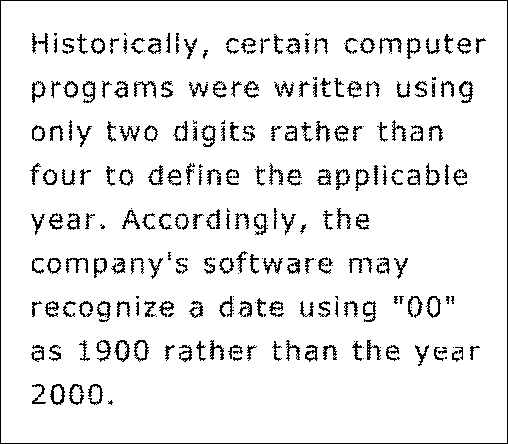
%> input picture EE415/In Class/10-06/Fig0449(a)(text_gaps_of_1_and_2_pixels).png, 508 x 444 px
$ octave fig0449.m   (GNU Octave 9; MATLAB toolbox functions it lacks are replaced by stand-ins)
%> lines starting %> are read from the running program, lines starting %| are printed output that depends on the picture
### EE415/In Class/10-11/dsquared.m
function dsq = dsquared(p, q)
  [YY XX] = meshgrid(1:q, 1:p);
  dsq = (XX - p/2).^2 + (YY - q/2).^2;
endfunction

### EE415/In Class/10-06/fig0449.m
a = uint8(255*imread('Fig0449(a)(text_gaps_of_1_and_2_pixels).png'));
%> a is the input picture: size 444x508x3 uint8; 92.1% white; black in thin lines or dots

figure(1);
imshow(a);

m = size(a, 1);
%> m = 444
n = size(a, 2);
%> n = 508

p = 2*m;
%> p = 888
q = 2*n;
%> q = 1016

a_fft = fftshift(fft2(a, p, q));

dsq = dsquared(p, q);

figure(2);
np = 20;

d0 = 80;

H = exp(-dsq/((2*d0)^2));
b_fft = a_fft.*H;
b_full = uint8(real(ifft2(ifftshift(b_fft))));
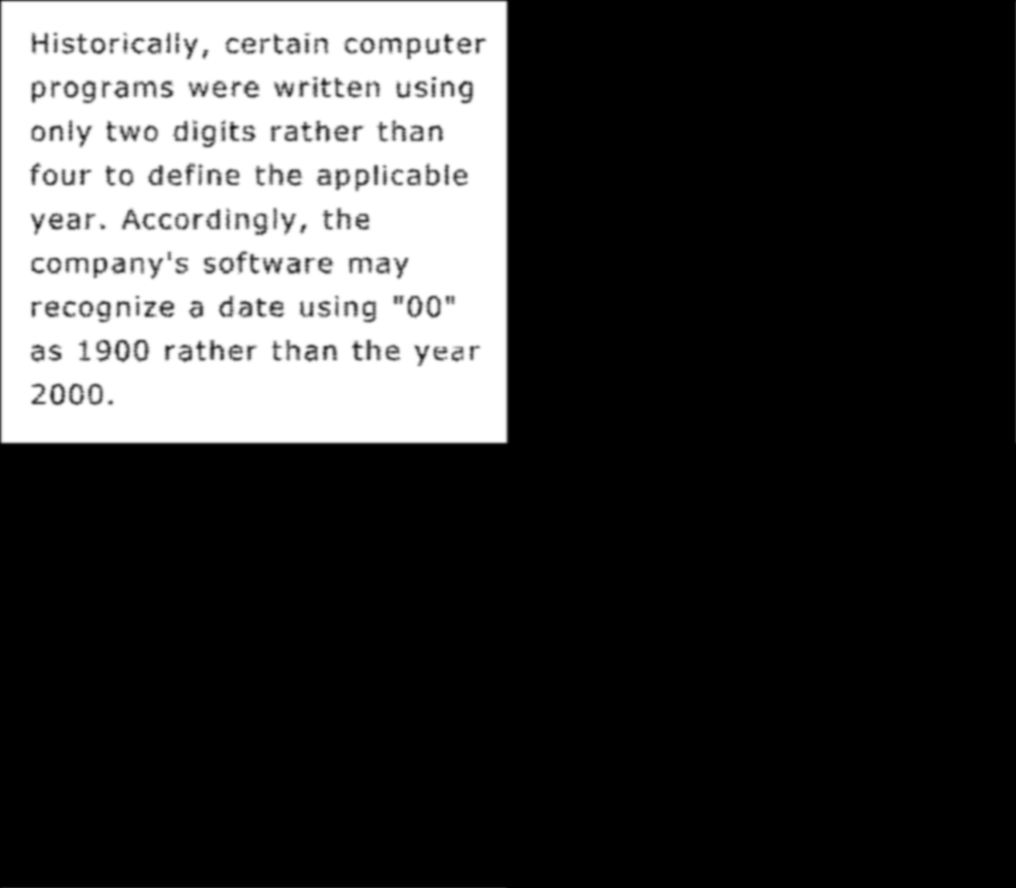
%> b_full: size 888x1016x3 uint8; min 0, max 255, mean 58.7
b = b_full(1:m,1:n);
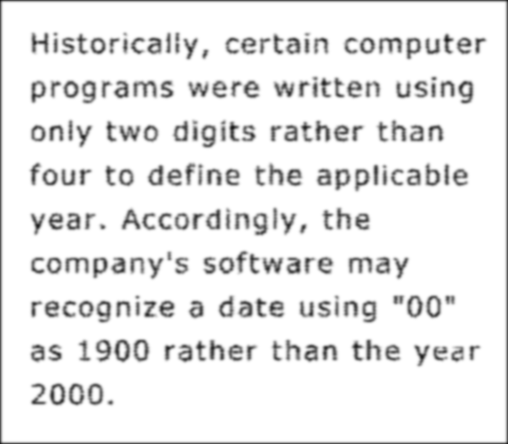
%> b: size 444x508 uint8; min 26, max 255, mean 234.6
imshow(b);
title(strcat('D0=',int2str(d0)));
pause(2);

figure(3);
imshow(b > 1);
